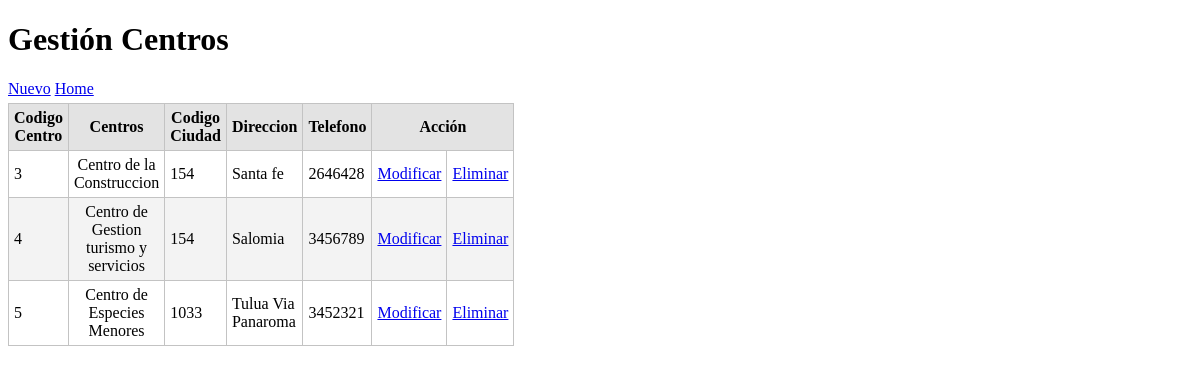
The app's page /centro/index.php with its own data.
### tables this page shows
CREATE TABLE IF NOT EXISTS `centro` (
  `cod_centro` varchar(60) NOT NULL DEFAULT '',
  `desc_centro` varchar(60) DEFAULT NULL,
  `tel` varchar(20) NOT NULL,
  `dir` varchar(60) DEFAULT NULL,
  `cod_ciudad` varchar(20) NOT NULL,
  PRIMARY KEY (`cod_centro`),
  KEY `cod_ciudad` (`cod_ciudad`)
);

### centro/view/viewClass.php (called while the page is built, shortened)
<?php
class  viewCLass{
	static public function renderHTML($view, $args = NULL){
	include_once 'template/'.$view;
	}
}
?>

### librerias/dataBaseClass.php (called while the page is built, shortened)
<?php
class dataBaseClass {
  static private $host = 'localhost';
  static private $port = 3306,
          $dbname = 'bd_dersercion',
          $user = 'root',
          $password = '',
          $driver = 'mysql',
          $instance = NULL;
  static public function getInstance() {
    return self::$instance;
  }
  static private function connect() {
    try {
      $dsn = self::$driver
              . ':host='. self::$host
              . ';port=' . self::$port
              . ';dbname=' . self::$dbname;
      self::$instance = new PDO($dsn, self::$user, self::$password);
      return true;
    } catch (PDOException $e) {
      echo $e->getMessage();
    }
  }
}

### centro/model/modelClass.php (called while the page is built, shortened)
<?php
class modelClass {
    static public function getAll() {
        try {
            $sql = 'SELECT centro.cod_centro, centro.desc_centro, centro.cod_ciudad, centro.dir, centro.tel  FROM centro ';
            return dataBaseClass::getinstance()->query($sql)->fetchAll(PDO::FETCH_ASSOC);
        } catch (PDOException $e) {
            return $e;
        }
    }
}
?>

### centro/view/template/index.php (the view, shortened to what this page needs)
<!DOCTYPE html>
<html lang="es">
  <head>
   <link rel="stylesheet" media="screen" href="css/main.css">
  </head>
  <body>
    <h1>Gestión Centros</h1>
    <div id="lnkNuevo">
      <a href="index.php?action=create">Nuevo</a>
      <td><a href="/mitaller" title="Regresar al inicio">Home</a></td>
    </div>
    <table id="tblContenido">
      <thead>
        <tr>
          <th>Codigo Centro</th>
          <th>Centros</th>
          <th>Codigo Ciudad</th>
          <th>Direccion</th>
          <th>Telefono</th>
          <th colspan="2">Acción</th>
        </tr>
      </thead>
      <tbody>
        <?php foreach ($datos as $row): ?>
        <tr>
         <td><?php echo $row['cod_centro']; ?></td>
         <td><?php echo $row['desc_centro']; ?></td>
        <td><?php echo $row['cod_ciudad']; ?></td>
       <td><?php echo $row['dir']; ?></td>
      <td><?php echo $row['tel']; ?></td>
         <td><a href="index.php?action=update&amp;id=<?php echo $row['cod_centro'] ?>">Modificar</a></td>
         <td><a  href="index.php?action=delete&amp;id=<?php echo $row['cod_centro'] ?>">Eliminar</a></td>
       </tr>
        <?php endforeach ?>
      </tbody>
    </table>
  </body>
</html>

### centro/css/main.css (style rules this page uses)
#lnkNuevo { margin-bottom: 5px; }
#tblContenido { border: solid #c3c3c3 1px; width: 400px; border-spacing: 0px; border-collapse: collapse; }
#tblContenido thead tr th { background-color: #e3e3e3; }
#tblContenido tbody tr td, #tblContenido thead tr th { margin: 0px; padding: 0px; border: solid #c3c3c3 1px; padding: 5px; }
#tblContenido tbody tr:nth-child(2n) { background-color: #f3f3f3; }
#tblContenido tbody tr td:last-child, #tblContenido tbody tr td:nth-child(2) { text-align: center; }

### records on screen
centro: cod_centro "3", desc_centro "Centro de la Construccion", cod_ciudad "154", dir "Santa fe", tel "2646428"
centro: cod_centro "4", desc_centro "Centro de Gestion turismo y servicios", cod_ciudad "154", dir "Salomia", tel "3456789"
centro: cod_centro "5", desc_centro "Centro de Especies Menores", cod_ciudad "1033", dir "Tulua Via Panaroma", tel "3452321"
